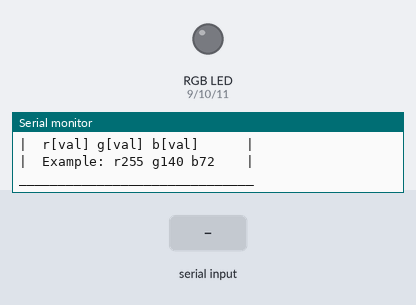
Recording of a sketch running on a simulated Arduino Uno, built with avr-gcc and run on an emulated ATmega328P. Shown: an RGB LED mixed from three pins (HIGH = lit), the last lines printed to the serial monitor. The inputs (shaded band) are chosen by the test bench. Dim RGB values are drawn brighter than linear.

Above: at 1.3 s.
1.4 s: "r90\n" received over Serial
At 2.2 s:
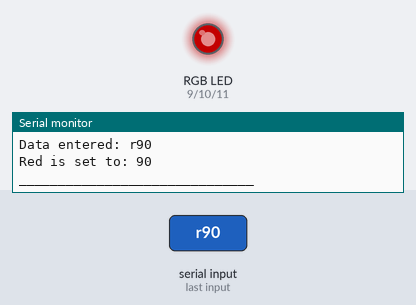
3.0 s: "g90\n" received over Serial
At 3.5 s:
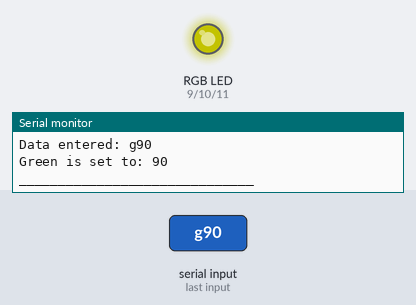
4.6 s: "r,45\n" received over Serial
At 5.8 s:
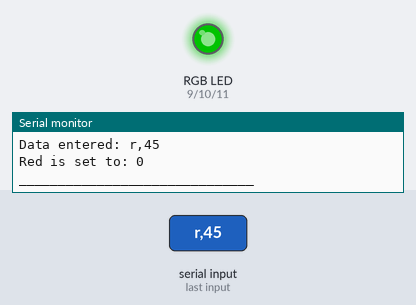
6.2 s: "b90\n" received over Serial
At 7.1 s:
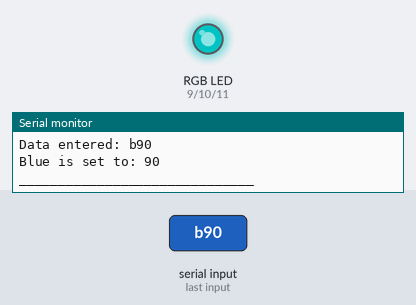
7.8 s: "R90\n" received over Serial
At 8.2 s:
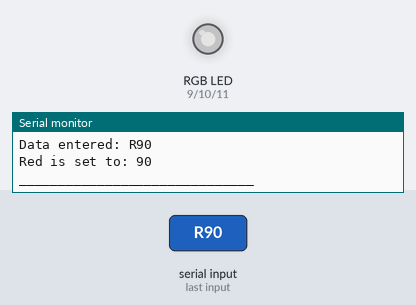
9.4 s: "g,45\n" received over Serial
At 10.7 s:
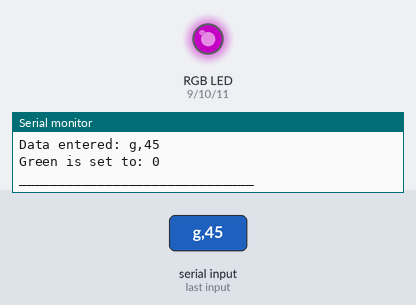
Timing chart, 0 to 12.0 s (numbered marks = the images above; inputs shaded):
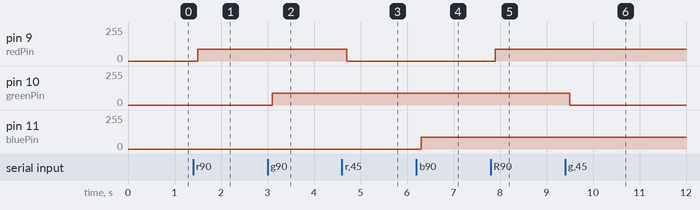

The sketch:

Projeto_10_-_Mood_Lamp_com_controle_Serial.ino
```cpp
//Projeto 10 - Mood Lamp com controle Serial

char buffer[18];//Armazena os parametros dos leds
int red,green,blue;//parametros PWM dos leds
int redPin=9,greenPin=10,bluePin=11;//portas dos LEds

void setup() {
  Serial.begin(9600);//Inicia a comunicação serial
  while(Serial.available())//Limpa o serial
    Serial.read();
  pinMode(redPin,OUTPUT);
  pinMode(greenPin,OUTPUT);
  pinMode(bluePin,OUTPUT);

  Serial.println("______________________________");
  Serial.println("|   Controle de Mood Lamp    |");
  Serial.println("| INPUT Format:              |");
  Serial.println("|  r[val] g[val] b[val]      |");
  Serial.println("|  Example: r255 g140 b72    |");
  Serial.println("______________________________");
}

void loop() {
  if(Serial.available()>0){//Verifica se algo foi digitado
    int index=0;
    delay(100);//deixa o buffer encher
    int numChar = Serial.available();/*Numero de
    caracteres digitados*/
    if(numChar>15){//garante que não estouraremos o buffer
      numChar=15;
    }
    while(numChar--){//enquanto numChar!=0
      buffer[index++]=Serial.read();//preenche os buffer
    }
    splitString(buffer);
    Serial.println("______________________________");
  }
}

void splitString(char* data){//passagem por referência com cahr*
  Serial.print("Data entered: ");
  Serial.println(data);
  char* parameter;
  parameter = strtok(data," ,");//divide a string
  while(parameter!=NULL){
    setLED(parameter);
    parameter=strtok(NULL," ,");/*Pega o próximo
    conjunto. O NULL indica que ela deve continuar de
    onde parou de extrair a string*/
  }
  //Limpa o texto e os buffers seriais
  for(int x = 0;x<16;x++){
    buffer[x]='\0';
  }
  while(Serial.available())
    Serial.read();
}

void setLED(char* data){
  if(data[0]=='r' || data[0]=='R'){
    int Ans = strtol(data+1,NULL,10);//COnverte os
    //inteiros depois da letra em Números inteiros longos
    Ans=constrain(Ans,0,255);//Limita o valor entre 0 e 255
    analogWrite(redPin,Ans);
    Serial.print("Red is set to: ");
    Serial.println(Ans);
  }
  if(data[0]=='g' || data[0]=='G'){
    int Ans = strtol(data+1,NULL,10);
    Ans=constrain(Ans,0,255);
    analogWrite(greenPin,Ans);
    Serial.print("Green is set to: ");
    Serial.println(Ans);
  }
  if(data[0]=='b' || data[0]=='B'){
    int Ans = strtol(data+1,NULL,10);
    Ans=constrain(Ans,0,255);
    analogWrite(bluePin,Ans);
    Serial.print("Blue is set to: ");
    Serial.println(Ans);
  }
}
```

Measured:
- after the input at 1.4 s, pin 9 (redPin): 0/255 → 90/255 after 0.10 s
- after the input at 3.0 s, pin 10 (greenPin): 0/255 → 90/255 after 0.10 s
- after the input at 4.6 s, pin 9 (redPin): 90/255 → 0/255 after 0.10 s
- after the input at 6.2 s, pin 11 (bluePin): 0/255 → 90/255 after 0.10 s
- after the input at 7.8 s, pin 9 (redPin): 0/255 → 90/255 after 0.10 s
- after the input at 9.4 s, pin 10 (greenPin): 90/255 → 0/255 after 0.10 s
